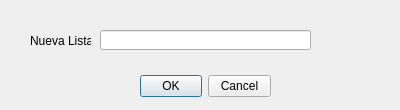
<?xml version="1.0" encoding="UTF-8"?>
<ui version="4.0">
 <class>DialogAddLista</class>
 <widget class="QDialog" name="DialogAddLista">
  <property name="geometry">
   <rect>
    <x>0</x>
    <y>0</y>
    <width>400</width>
    <height>110</height>
   </rect>
  </property>
  <property name="windowTitle">
   <string>Agregar Lista</string>
  </property>
  <widget class="QDialogButtonBox" name="buttonBox">
   <property name="geometry">
    <rect>
     <x>140</x>
     <y>70</y>
     <width>131</width>
     <height>32</height>
    </rect>
   </property>
   <property name="orientation">
    <enum>Qt::Horizontal</enum>
   </property>
   <property name="standardButtons">
    <set>QDialogButtonBox::Cancel|QDialogButtonBox::Ok</set>
   </property>
  </widget>
  <widget class="QLineEdit" name="lineEdit">
   <property name="geometry">
    <rect>
     <x>100</x>
     <y>30</y>
     <width>211</width>
     <height>20</height>
    </rect>
   </property>
  </widget>
  <widget class="QLabel" name="label">
   <property name="geometry">
    <rect>
     <x>30</x>
     <y>30</y>
     <width>61</width>
     <height>21</height>
    </rect>
   </property>
   <property name="text">
    <string>Nueva Lista</string>
   </property>
  </widget>
 </widget>
 <resources/>
 <connections>
  <connection>
   <sender>buttonBox</sender>
   <signal>accepted()</signal>
   <receiver>DialogAddLista</receiver>
   <slot>accept()</slot>
   <hints>
    <hint type="sourcelabel">
     <x>248</x>
     <y>254</y>
    </hint>
    <hint type="destinationlabel">
     <x>157</x>
     <y>274</y>
    </hint>
   </hints>
  </connection>
  <connection>
   <sender>buttonBox</sender>
   <signal>rejected()</signal>
   <receiver>DialogAddLista</receiver>
   <slot>reject()</slot>
   <hints>
    <hint type="sourcelabel">
     <x>316</x>
     <y>260</y>
    </hint>
    <hint type="destinationlabel">
     <x>286</x>
     <y>274</y>
    </hint>
   </hints>
  </connection>
 </connections>
</ui>
